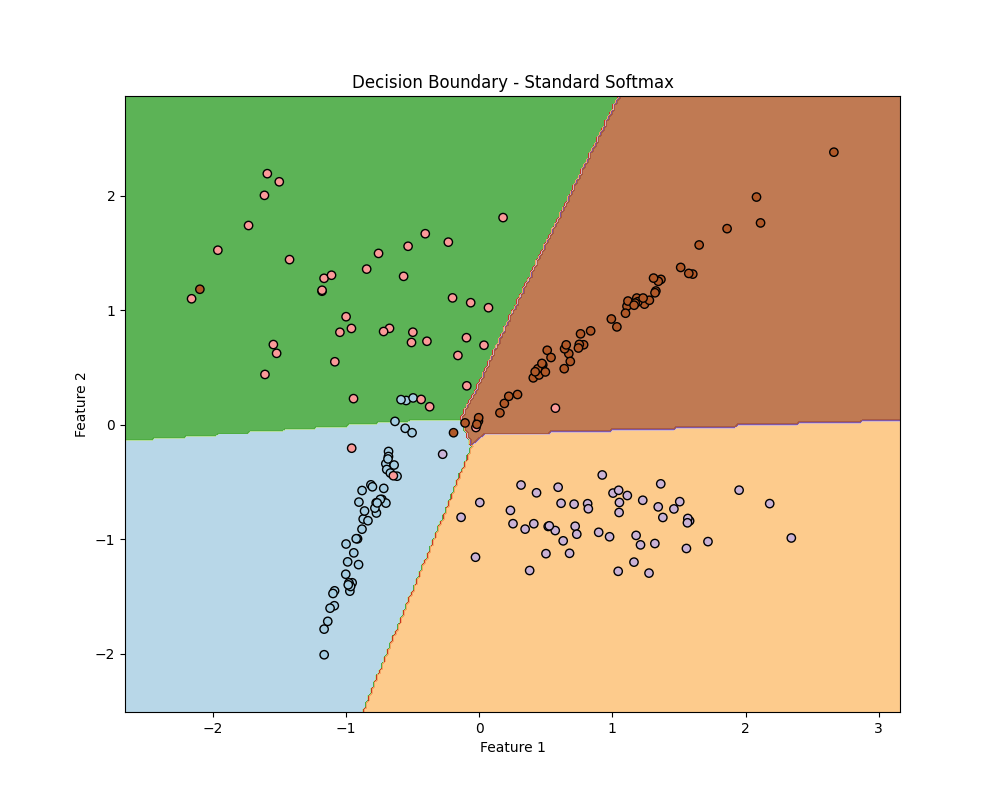
#> input picture decision_boundary_-_standard_softmax.png, 1000 x 800 px
$ python results_summary.py
#> lines starting #> are read from the running program, lines starting #| are printed output that depends on the picture
"""
Results Summary for Modified Softmax Comparison
"""

import numpy as np
import matplotlib.pyplot as plt
from matplotlib.gridspec import GridSpec
from PIL import Image

def create_summary_visualization():
    """Create a comprehensive summary visualization of all results"""

    # Load all the generated images
    decision_boundaries = [
        Image.open('decision_boundary_-_standard_softmax.png'),
        Image.open('decision_boundary_-_modified_softmax.png'),
        Image.open('decision_boundary_-_weighted_(α=0.05).png'),
        Image.open('decision_boundary_-_weighted_(α=0.1).png'),
        Image.open('decision_boundary_-_weighted_(α=0.5).png')
    ]
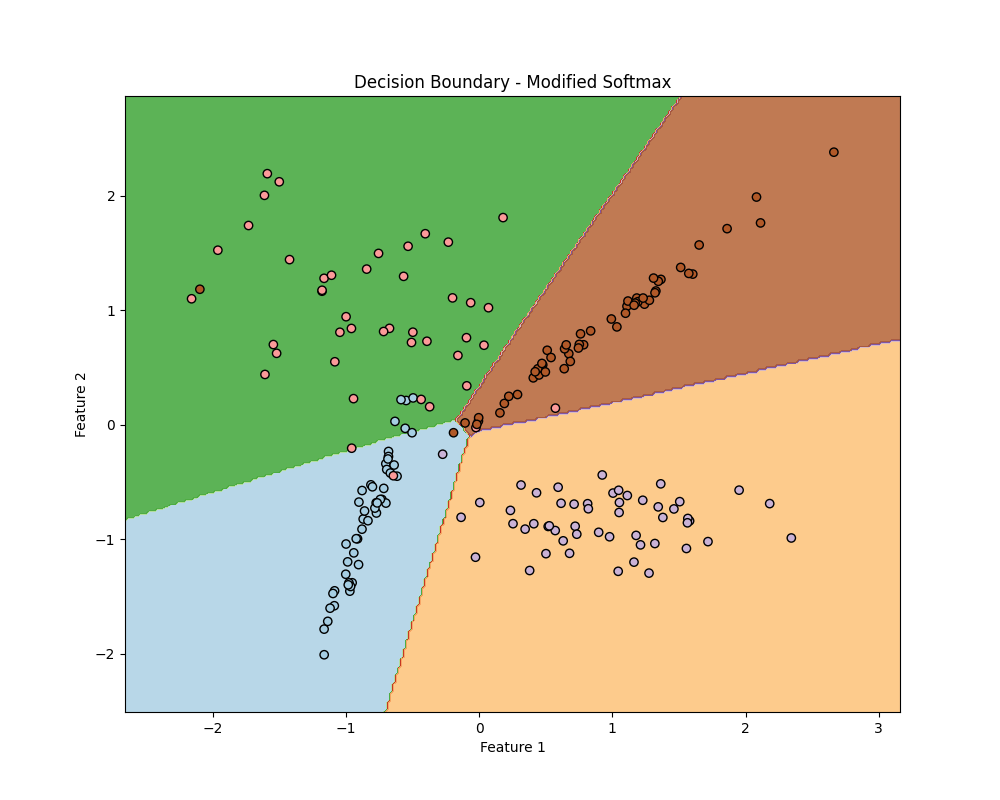
#> input picture decision_boundary_-_modified_softmax.png, 1000 x 800 px
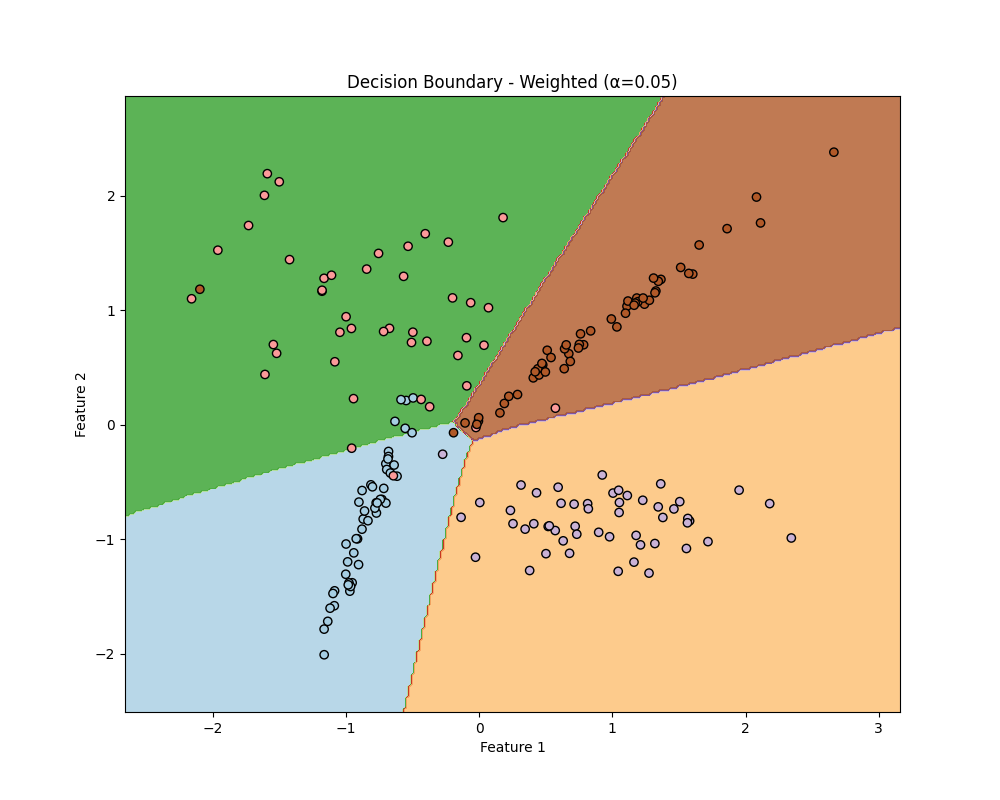
#> input picture decision_boundary_-_weighted_(α=0.05).png, 1000 x 800 px
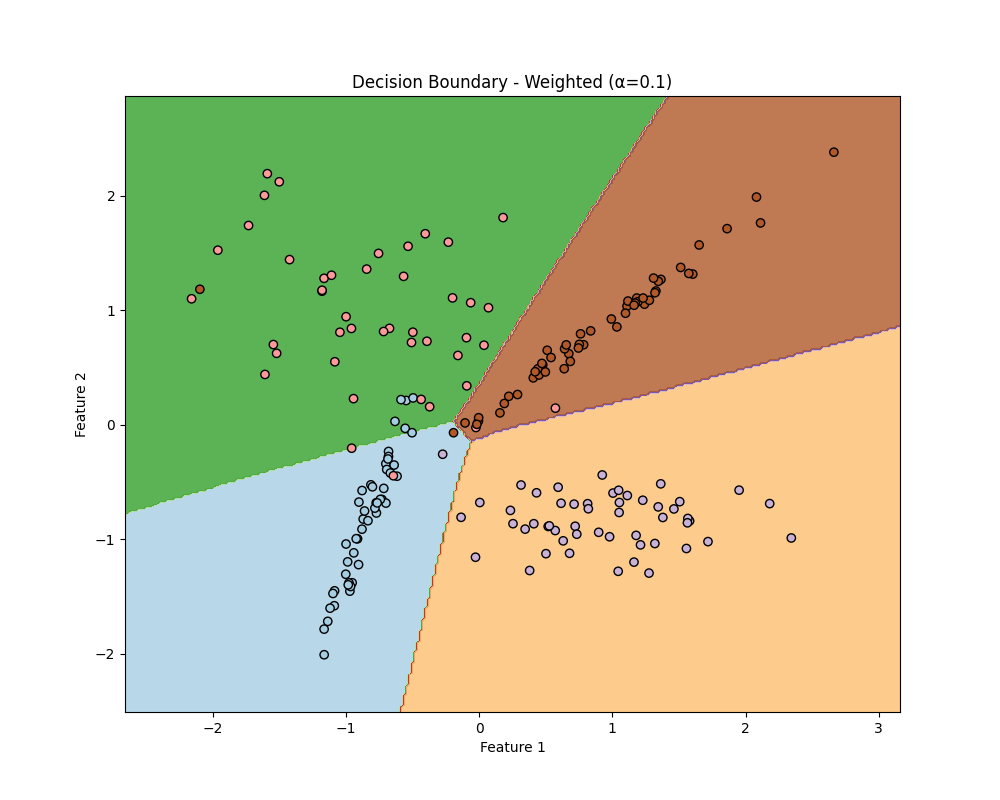
#> input picture decision_boundary_-_weighted_(α=0.1).png, 1000 x 800 px
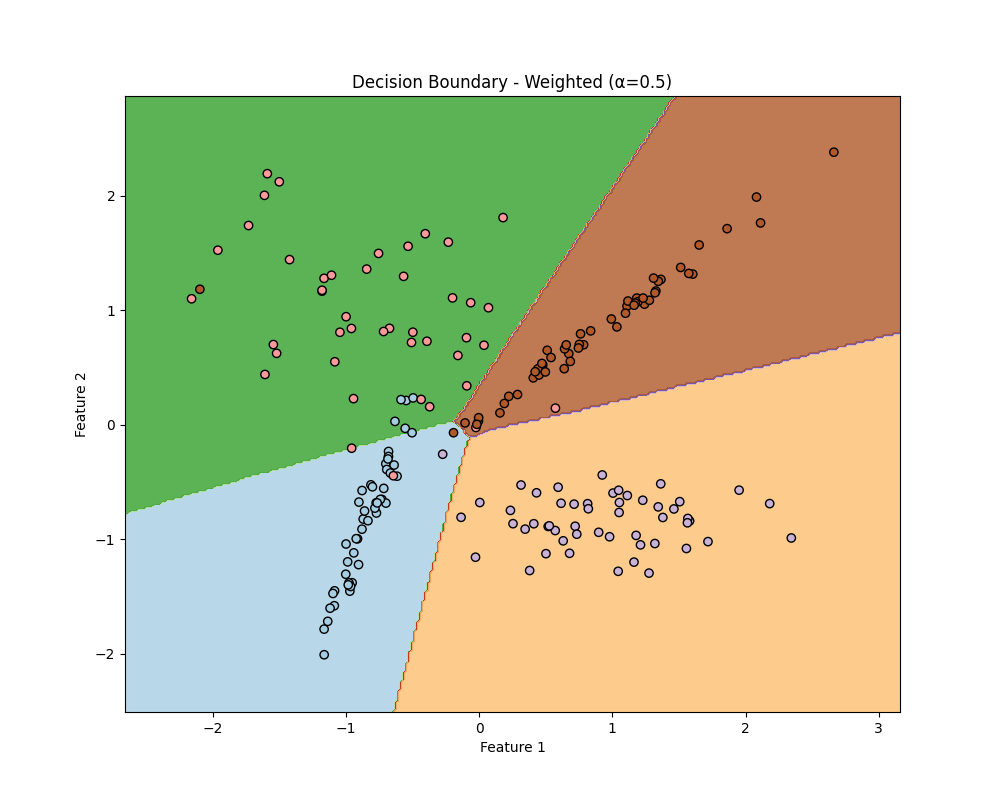
#> input picture decision_boundary_-_weighted_(α=0.5).png, 1000 x 800 px

    confidence_dist = Image.open('confidence_distribution.png')
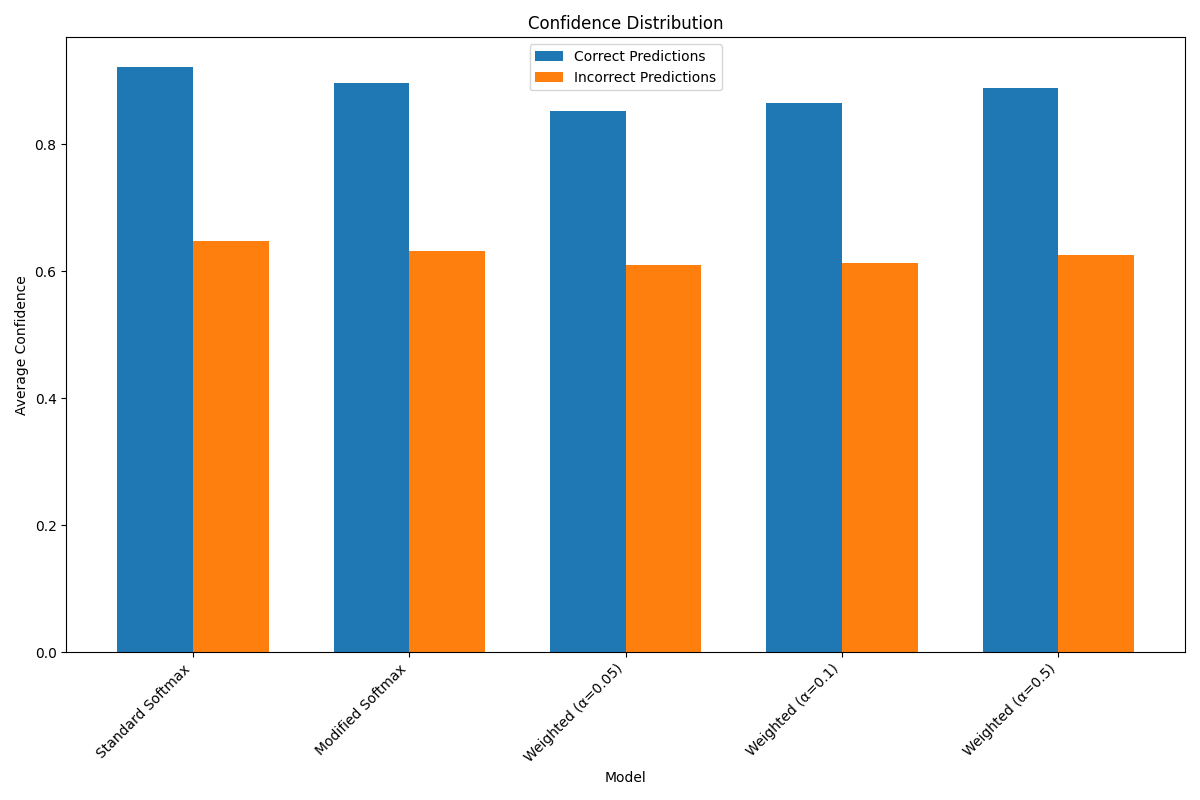
#> input picture confidence_distribution.png, 1200 x 800 px
#> confidence_dist is the input picture: PIL image 1200x800 RGBA; mean R, G, B, A 203.2, 202.6, 198.3, 255
#> (the run stopped early here; a loop or call above may not have finished)
